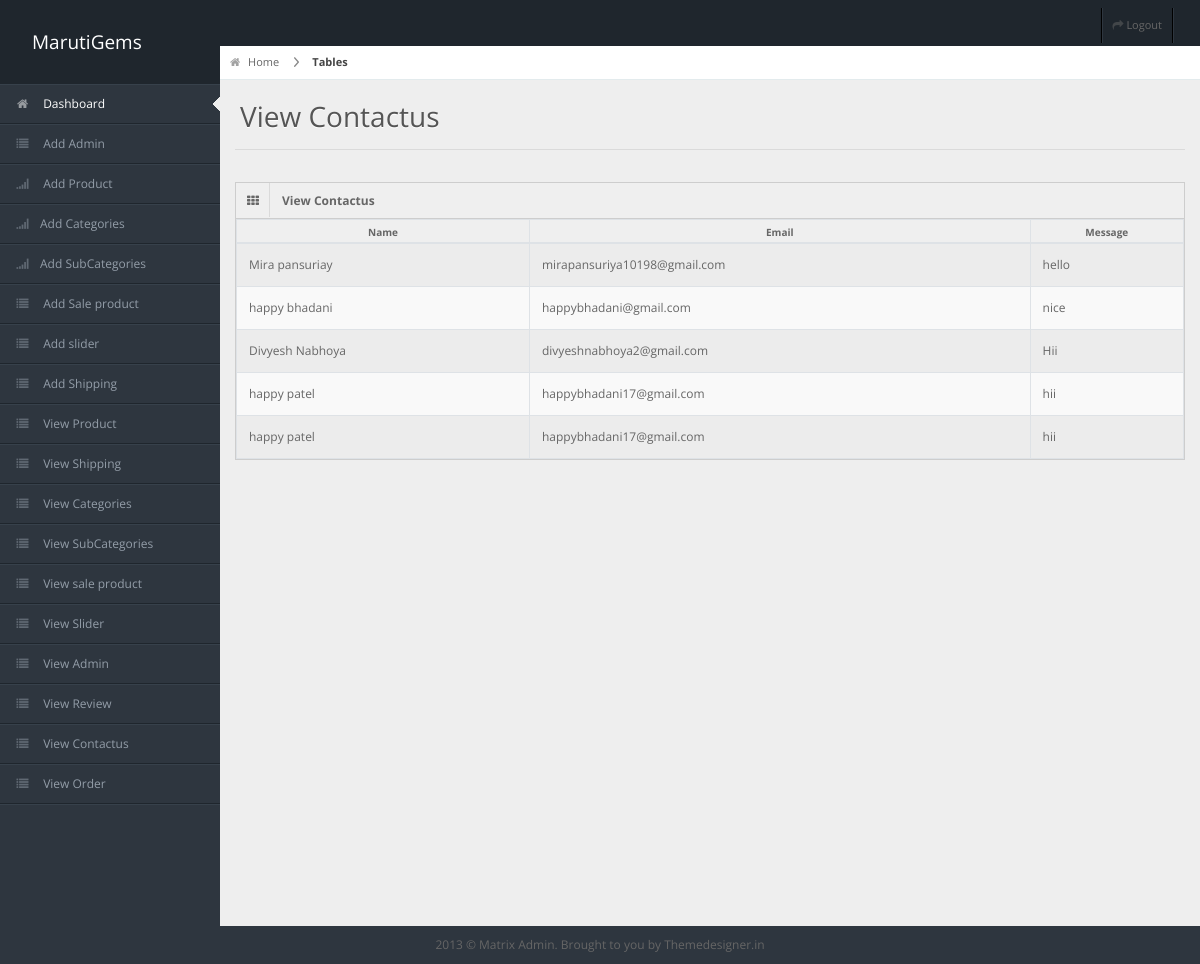
Before: /index.php/admin/Admin/view_contactus with the older database file.
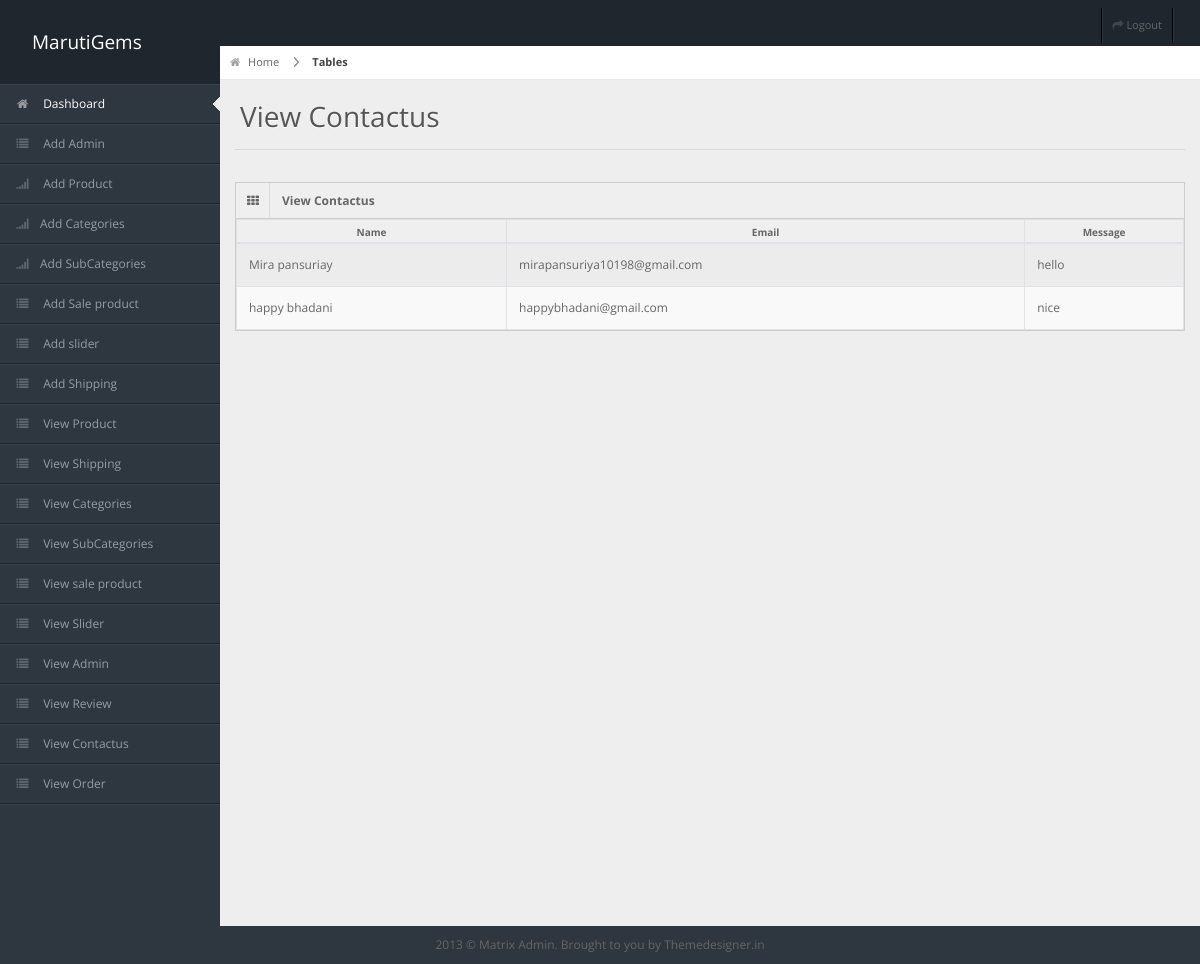
After: the same page with the newer database file.
### tables this page shows
CREATE TABLE `contactus` (
  `id` int(11) NOT NULL,
  `f_name` varchar(40) NOT NULL,
  `l_name` varchar(40) NOT NULL,
  `email` varchar(50) NOT NULL,
  `phone_no` bigint(20) NOT NULL,
  `message` varchar(225) NOT NULL
);

### application/controllers/admin/Admin.php (called while the page is built, shortened)
<?php
class Admin extends CI_Controller {
    function __construct() {
        $this->load->model('admin_model');
        $this->load->library('form_validation');
    }
    public function view_contactus()
    {
        $data['contactus']=$this->admin_model->showdata_contactus();
        $this->load->view('admin/view_contactus',$data);
    }
}

### index.php (called while the page is built, shortened)
<?php
require_once BASEPATH.'core/CodeIgniter.php';

### application/models/Admin_model.php (called while the page is built, shortened)
<?php
class Admin_model extends CI_Model
{
    function showdata_contactus()
    {
        $qry=$this->db->get('contactus');
		$arr=$qry->result_array();
		return $arr;
    }
}

### application/views/admin/view_contactus.php (the view, shortened to what the changed rows need)
<!DOCTYPE html>
<html lang="en">
<head>
  <link rel="stylesheet" href="<?php echo base_url(); ?>assets/css/bootstrap.min.css" />
  <link rel="stylesheet" href="<?php echo base_url(); ?>assets/css/bootstrap-responsive.min.css" />
  <link rel="stylesheet" href="<?php echo base_url(); ?>assets/css/uniform.css" />
  <link rel="stylesheet" href="<?php echo base_url(); ?>assets/css/select2.css" />
  <link rel="stylesheet" href="<?php echo base_url(); ?>assets/css/matrix-style.css" />
  <link rel="stylesheet" href="<?php echo base_url(); ?>assets/css/matrix-media.css" />
  <link href="<?php echo base_url(); ?>assets/font-awesome/css/font-awesome.css" rel="stylesheet" />
</head>
<body>
<div id="content">
  <div id="content-header">
    <h1>View Contactus</h1>
  </div>
  <div class="container-fluid">
    <div class="row-fluid">
      <div class="span12">
        <div class="widget-box">
          <div class="widget-content nopadding">
            <table class="table table-bordered table-striped">
                <thead>
                    <tr>
                    <th>Name</th>
                    <th>Email</th>
                    <th>Message</th>
                    </tr>
                </thead>
                <tbody>
                    <?php foreach($contactus as $row){ ?>
                    <tr class="odd gradeX">
                        <td><?php echo $row['f_name'].' '.$row['l_name']; ?></td>
                        <td><?php echo $row['email']; ?></td>
                        <td><?php echo $row['message']; ?></td>
                    </tr>
                    <?php } ?>
                </tbody>
            </table>
          </div>
        </div>
      </div>
    </div>
  </div>
</div>
</body>
</html>

Changed rows visible on the page:
removed contactus: f_name "Divyesh", l_name "Nabhoya", email "divyeshnabhoya2@gmail.com", message "Hii"
removed contactus: f_name "happy", l_name "patel", email "happybhadani17@gmail.com", message "hii"
removed contactus: f_name "happy", l_name "patel", email "happybhadani17@gmail.com", message "hii"
